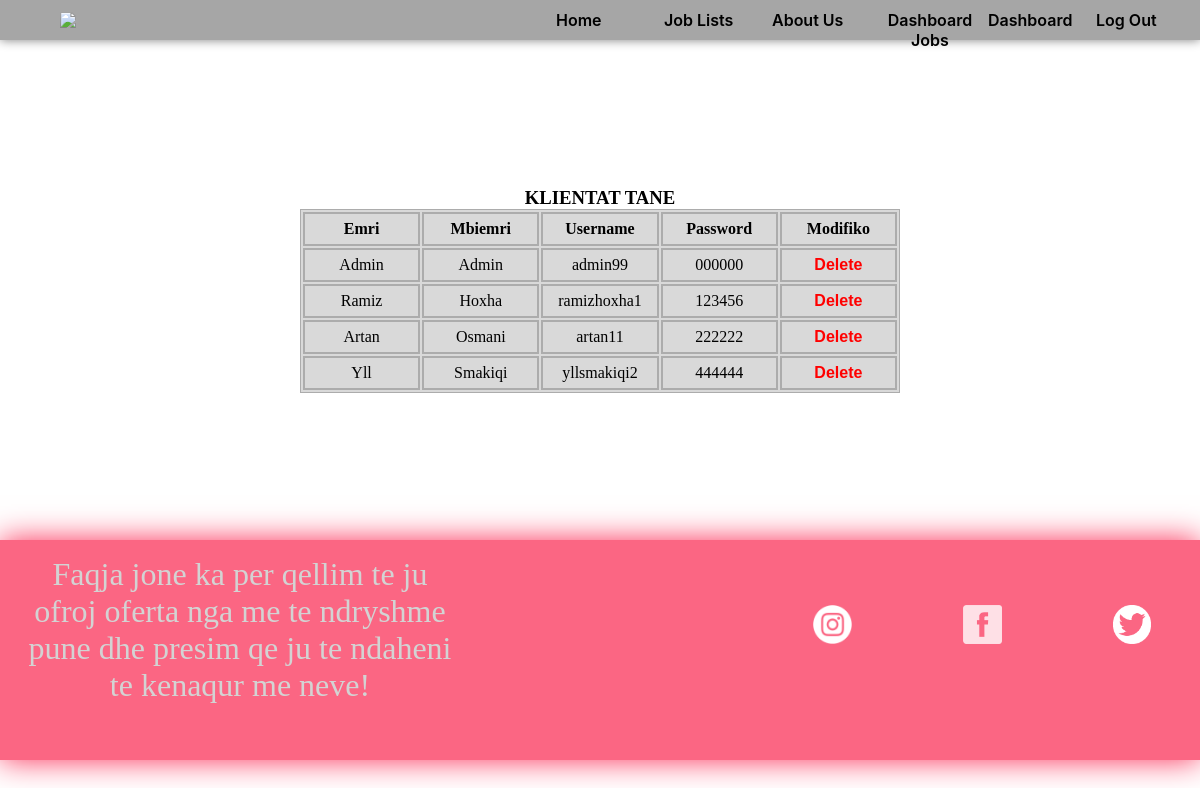
Page /Presantation/dashboard.php (signed in) on the earlier database version.
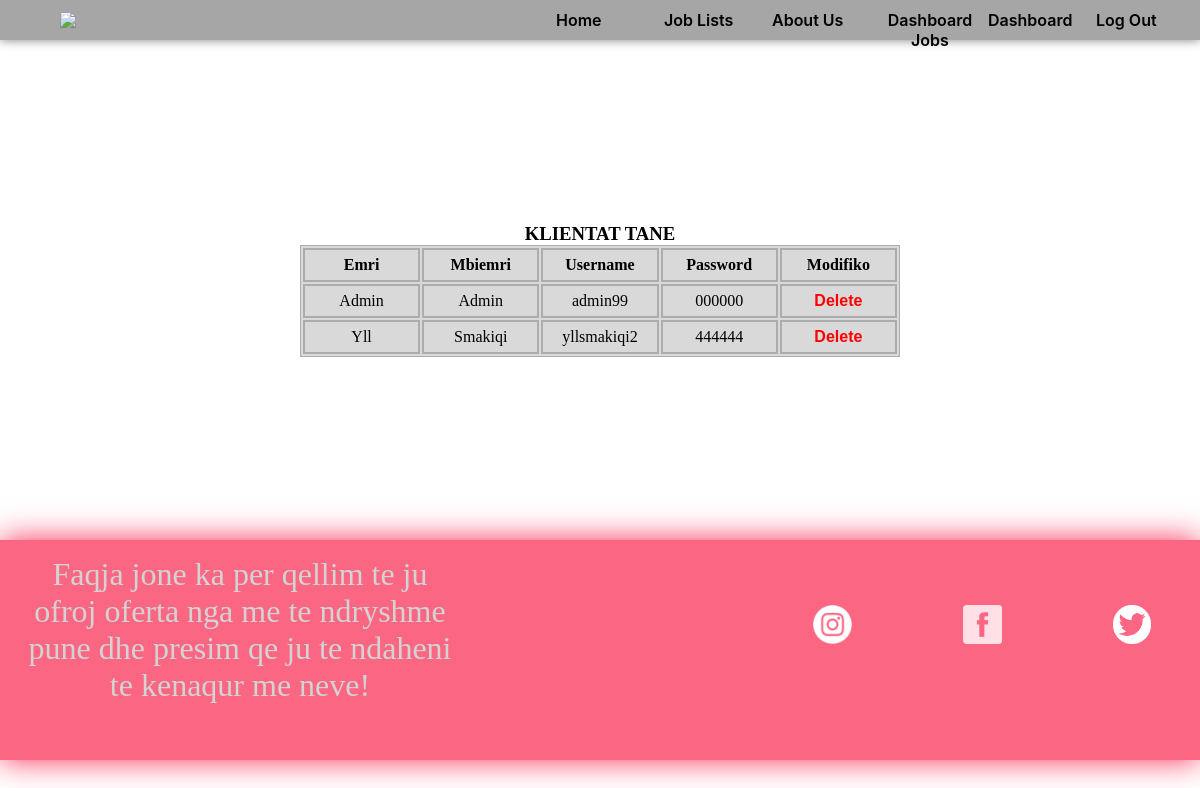
Same page on the later database version.
### tables this page shows
CREATE TABLE `klientat` (
  `id` int(20) NOT NULL,
  `emri` varchar(30) NOT NULL,
  `mbiemri` varchar(30) NOT NULL,
  `username` varchar(30) NOT NULL,
  `passwordi` varchar(30) NOT NULL,
  `role` smallint(1) NOT NULL DEFAULT 0
);

### DataAccessLayer/Database.php (called while the page is built, shortened)
<?php
class DatabaseConfig{
    private $connection;
    private $host = "localhost";
    private $dbname = "tin";
    protected function getConnection(){
        return $this->connection;
    }
    private function createConnection(){
        try{
            $this->connection = new PDO("mysql:host=$this->host;dbname=$this->dbname", "root", "");
        }catch(PDOException $e){
            print "Error!: " . $e->getMessage() . "<br/>";
            die();
        }
    }
}

### BussinessLogicLayer/UserMapper.php (called while the page is built, shortened)
<?php
require_once "Database.php";
class UserMapper extends DatabaseConfig{
    private $connection;
    public function __construct(){
        $this->connection = $this->getConnection();
    }
    public function getAllUsers(){
        $this->query = "select * from klientat";
        $statement = $this->connection->prepare($this->query);
        $statement->execute();
        $result = $statement->fetchAll(PDO::FETCH_ASSOC);
        return $result;
    }
}

### Presantation/dashboard.php (the view)
<?php include 'components/header.php';
include_once 'logic/UserMapper.php';
$mapper = new UserMapper();
$clients = $mapper->getAllUsers();
if(isset($_SESSION['is_logged_in']) && $_SESSION['is_logged_in'] == 1) {
?>
    <div class="klientat">
            <h3>KLIENTAT TANE</h3>
            <table class="tablla">
                <tr>
                    <th>Emri</th>
                    <th>Mbiemri</th>
                    <th>Username</th>
                    <th>Password</th>
                    <th>Modifiko</th>
                </tr>
                <?php foreach($clients as $klienti){ ?>
                <tr>
                    <td><?php echo $klienti['emri']?></td>
                    <td><?php echo $klienti['mbiemri']?></td>
                    <td><?php echo $klienti['username']?></td>
                    <td><?php echo $klienti['passwordi']?></td>
                    <td><a href="<?php echo "logic/deleteUser.php?action=delete-user&user-id=" . $klienti['id'];?>">Delete</a></td>
                </tr>
                <?php } ?>
            </table>
    </div>
 <?php } else {
     header("Location: home.php");
 }
 include 'components/footer.php' ?>

### Presantation/header.php (shortened to what this page needs)
<!DOCTYPE html>
<html lang="en">
  <head>
    <link rel="stylesheet" href="CSS/style.css">
  </head>
  <body>
    <div class="header">
    <img src="images/logo3.png" />
      <ul class="headerList">
        <li><a href="home.php">Home</a></li>
        <li><a href="job.php">Job Lists</a></li>
        <li><a href="aboutus.php">About Us</a></li>
        <?php if(isset($_SESSION['is_logged_in']) && $_SESSION['role']==1){?>
          <li><a href="dashboardjob.php">Dashboard Jobs</a></li>
        <?php } ?>
        <?php if(isset($_SESSION['is_logged_in']) && $_SESSION['role']==1){?>
          <li><a href="dashboard.php">Dashboard</a></li>
        <?php } ?>
        <?php if(isset($_SESSION['is_logged_in']) && $_SESSION['is_logged_in'] == 1){ ?>
          <li><a href="logout.php">Log Out</a></li>
        <?php }else { ?>
          <li><a href="logini.php">Log In</a></li>
        <?php } ?>
      </ul>
    </div>

### Presantation/footer.php (shortened to what this page needs)
<div class="footer-main">
      <div class="footer-blloku">
          <p>Faqja jone ka per qellim te ju ofroj oferta nga me te ndryshme pune dhe presim qe ju te ndaheni te kenaqur me neve!</p>
      </div>
      <div class="footeridy">
      <ul>
            <li><a href="https://www.instagram.com/?hl=en"><img src="images/instalogo.png"></a></li>
            <li><a href="https://www.facebook.com/"><img src="images/facebooklogo.png"></a></li>
            <li><a href="https://twitter.com/?lang=en"><img src="images/twitterlogo.png"></a></li>
          </ul>
      </div>
    </div>
</body>
</html>

### Presantation/style.css (style rules this page uses)
* { padding: 0; margin: 0; }
body { background-image: url("../images/background1.jpg"); }
.header { position: relative; display: flex; align-items: center; justify-content: space-between; width: 100%; height: 20%; flex-wrap: wrap; background-color:rgba(128, 128, 128, 0.7); box-shadow: 0 0 10px rgba(128, 128, 128); }
.header>img { width: 20%; margin-top: 10px; margin-bottom: 10px; margin-left: 5%; }
ul { display: flex; list-style-type: none; flex-wrap: nowrap; }
.headerList li { display: flex; margin-top: 20px; transition: 0.5s ease; margin: 0px 4px; height: 30px; width: 100px; text-align: center; padding-top: 10px; color: black; }
.headerList li a { color: black; font-weight: 600; font-family: -apple-system, BlinkMacSystemFont, 'Segoe UI', Roboto, Oxygen, Ubuntu, Cantarell, 'Open Sans', 'Helvetica Neue', sans-serif; text-decoration: none; }
.klientat { display: flex; flex-direction: column; justify-content: center; align-items: center; height: 500px; }
.tablla { width: 50%; border:1px rgba(128, 128, 128, 0.5) solid; background-color: rgba(128, 128, 128, 0.3); }
.tablla th { text-align: center; height: 30px; width: 20%; border: 2px rgba(128, 128, 128, 0.5) solid; }
.tablla td { text-align: center; height: 30px; width: 20%; border: 2px rgba(128, 128, 128, 0.5) solid; text-decoration: none; }
.tablla td a { text-decoration: none; font-family: Arial, Helvetica, sans-serif; color: red; font-weight:bold; }
.footer-main { background-position: center; background-repeat: no-repeat; background-size: 100%; display: flex; width: 100%; height: 180px; margin-top: 0; position: relative; padding-bottom: 2.5rem; box-shadow: 0 0 30px #fa2b54; background-color: #fa2b54b8; }
.footer-main::before { opacity: 0.5; }
.footer-blloku { display: flex; flex-direction: row; width: 40%; justify-content: center; align-items: center; }
.footer-blloku p { width: 90%; font-family: Georgia, 'Times New Roman', Times, serif; color: lightgrey; text-align: center; font-size: xx-large; }
.footeridy { width: 60%; display: flex; flex-direction: column; justify-content: center; }
.footeridy ul { margin-left: 40%; align-content: center; text-align: center; }
.footeridy li { width: 30%; height: 50px; text-align: center; }
.footeridy li a>img { width: 30%; }

Differences in the rows shown:
removed klientat: emri "Ramiz", mbiemri "Hoxha", username "ramizhoxha1", passwordi "123456"
removed klientat: emri "Artan", mbiemri "Osmani", username "artan11", passwordi "222222"
